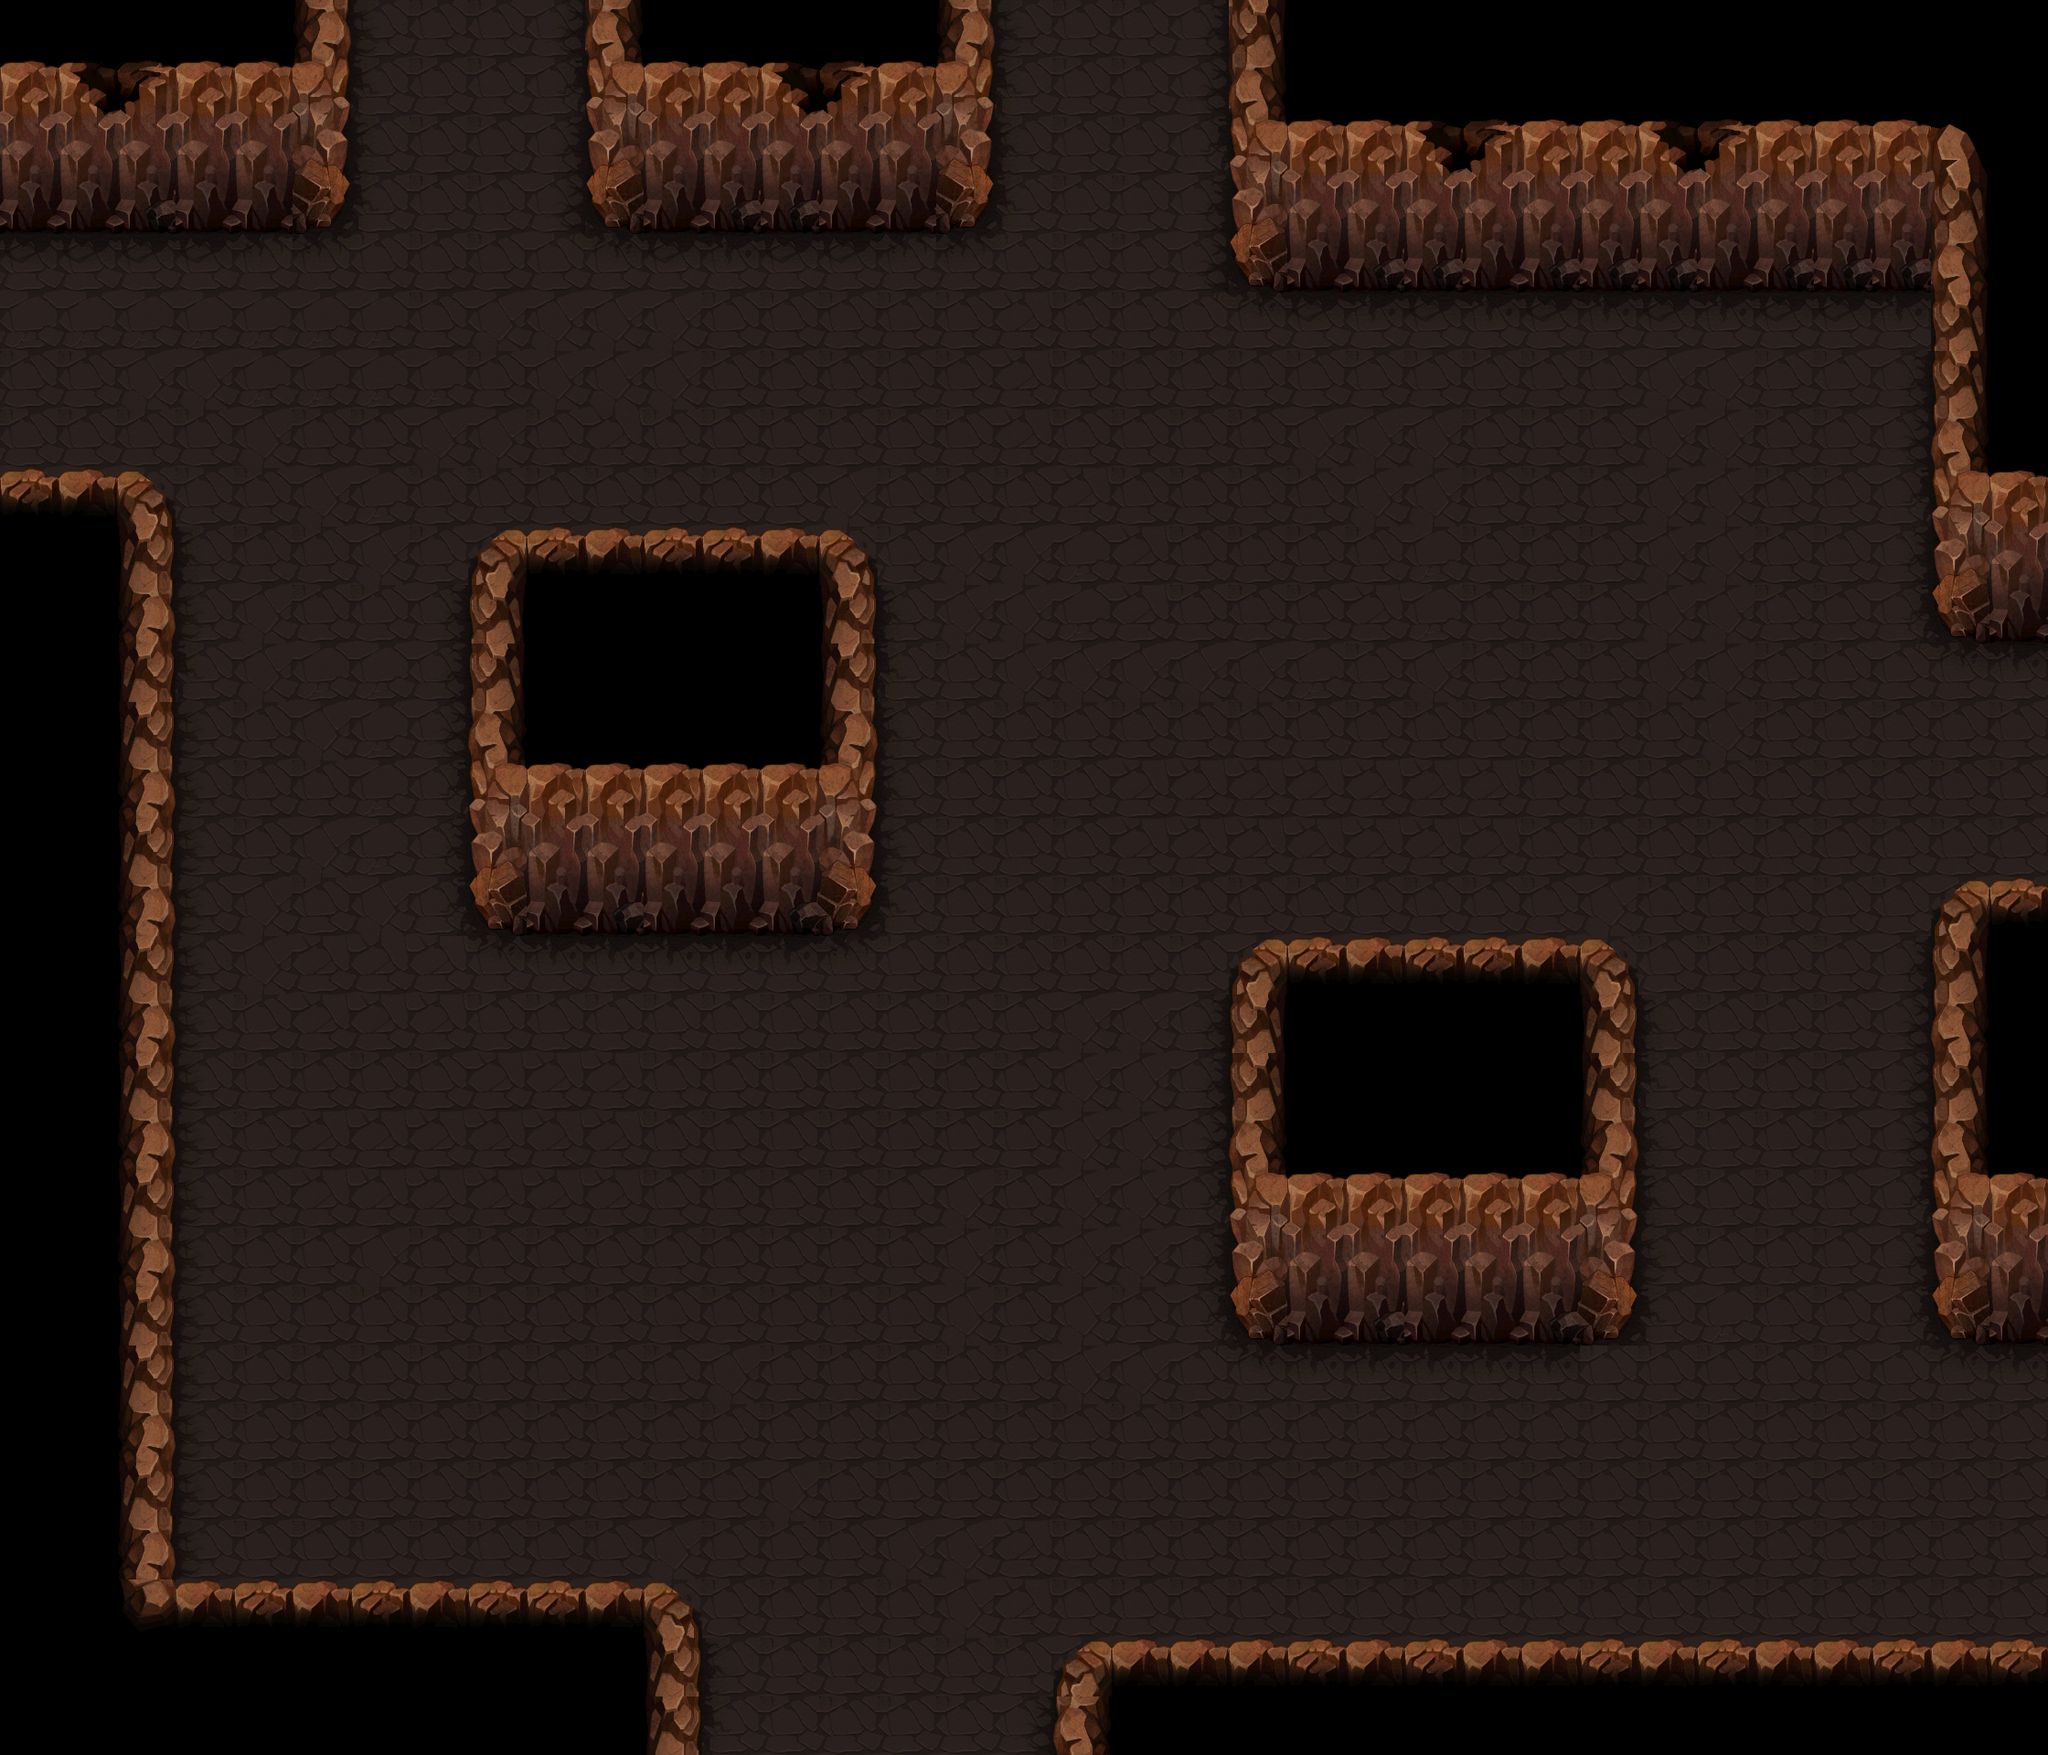

This is a level from a 2D game, rendered from its Tiled map with the project's own tilesets. A one-line summary and the map file follow, with tile-layer data summarised:
An orthogonal 35x30 tile map with 64x64 px tiles, 1 tile layer (background), 20 tilesets and 63 objects (16x collide, 13x collide_bullet).

<map version="1.0" orientation="orthogonal" width="35" height="30" tilewidth="64" tileheight="64">
 <tileset firstgid="1" name="bg07" tilewidth="64" tileheight="64">
  <image source="bg07.png" width="512" height="512" />
 </tileset>
 <tileset firstgid="65" name="jianzhu07_liewen05" tilewidth="81" tileheight="153">
  <image source="jianzhu07_liewen05.png" width="81" height="153" />
 </tileset>
 <tileset firstgid="66" name="jianzhu07_shitou" tilewidth="186" tileheight="118">
  <image source="jianzhu07_shitou.png" width="186" height="118" />
 </tileset>
 <tileset firstgid="67" name="jianzhu07_liewen" tilewidth="267" tileheight="172">
  <image source="jianzhu07_liewen.png" width="267" height="172" />
 </tileset>
 <tileset firstgid="68" name="jianzhu07_liewen04" tilewidth="290" tileheight="82">
  <image source="jianzhu07_liewen04.png" width="290" height="82" />
 </tileset>
 <tileset firstgid="69" name="jianzhu07_liewen02" tilewidth="107" tileheight="82">
  <image source="jianzhu07_liewen02.png" width="107" height="82" />
 </tileset>
 <tileset firstgid="70" name="jianzhu07_liewen03" tilewidth="107" tileheight="82">
  <image source="jianzhu07_liewen03.png" width="107" height="82" />
 </tileset>
 <tileset firstgid="71" name="jianzhu4_xie02" tilewidth="234" tileheight="196">
  <image source="jianzhu4_xie02.png" width="234" height="196" />
 </tileset>
 <tileset firstgid="72" name="jianzhu4_xie04" tilewidth="192" tileheight="132">
  <image source="jianzhu4_xie04.png" width="192" height="132" />
 </tileset>
 <tileset firstgid="73" name="jianzhu4_xie01" tilewidth="323" tileheight="116">
  <image source="jianzhu4_xie01.png" width="323" height="116" />
 </tileset>
 <tileset firstgid="74" name="jianzhu4_xie03" tilewidth="167" tileheight="297">
  <image source="jianzhu4_xie03.png" width="167" height="297" />
 </tileset>
 <tileset firstgid="75" name="jianzhu_xiangzi05" tilewidth="150" tileheight="170">
  <image source="jianzhu_xiangzi05.png" width="150" height="170" />
 </tileset>
 <tileset firstgid="76" name="jianzhu_xiangzi06" tilewidth="90" tileheight="113">
  <image source="jianzhu_xiangzi06.png" width="90" height="113" />
 </tileset>
 <tileset firstgid="77" name="jianzhu_xiangzi02" tilewidth="122" tileheight="126">
  <image source="jianzhu_xiangzi02.png" width="122" height="126" />
 </tileset>
 <tileset firstgid="78" name="jianzhu_xiangzi03" tilewidth="122" tileheight="76">
  <image source="jianzhu_xiangzi03.png" width="122" height="76" />
 </tileset>
 <tileset firstgid="79" name="jianzhu_xiangzi04" tilewidth="183" tileheight="126">
  <image source="jianzhu_xiangzi04.png" width="183" height="126" />
 </tileset>
 <tileset firstgid="80" name="jianzhu_xiangzi01" tilewidth="71" tileheight="80">
  <image source="jianzhu_xiangzi01.png" width="71" height="80" />
 </tileset>
 <tileset firstgid="81" name="jianzhu_xiangzi07" tilewidth="92" tileheight="112">
  <image source="jianzhu_xiangzi07.png" width="92" height="112" />
 </tileset>
 <tileset firstgid="82" name="jianzhu_qiang01" tilewidth="92" tileheight="54">
  <image source="jianzhu_qiang01.png" width="92" height="54" />
 </tileset>
 <tileset firstgid="83" name="jianzhu07_ken01" tilewidth="212" tileheight="193">
  <image source="jianzhu07_ken01.png" width="212" height="193" />
 </tileset>
 <layer name="background" width="35" height="30">
  <data>[1050 cells, 1050 non-empty, 40 distinct tile ids]</data>
 </layer>
 <objectgroup name="fengxi" width="35" height="30">
  <properties>
   <property name="filename" value="jianzhu07_liewen05.png" />
   <property name="groundlayer" value="1" />
  </properties>
  <object gid="65" x="728" y="232" />
  <object gid="65" x="180" y="238" />
  <object gid="65" x="1425" y="297" />
  <object gid="65" x="1673" y="861" />
 </objectgroup>
 <objectgroup name="dilie1" width="35" height="30">
  <properties>
   <property name="filename" value="jianzhu07_liewen.png" />
   <property name="groundlayer" value="1" />
  </properties>
  <object gid="67" x="1064" y="1022">
   <properties>
    <property name="groundZ" value="1" />
   </properties>
  </object>
  <object gid="67" x="345" y="1282">
   <properties>
    <property name="groundZ" value="1" />
   </properties>
  </object>
  <object gid="67" x="1118" y="1748">
   <properties>
    <property name="groundZ" value="1" />
   </properties>
  </object>
  <object gid="67" x="1770" y="1667">
   <properties>
    <property name="groundZ" value="1" />
   </properties>
  </object>
  <object gid="67" x="539" y="497">
   <properties>
    <property name="groundZ" value="1" />
   </properties>
  </object>
 </objectgroup>
 <objectgroup name="dilie2" width="35" height="30">
  <properties>
   <property name="filename" value="jianzhu07_liewen04.png" />
   <property name="groundlayer" value="1" />
  </properties>
  <object gid="68" x="723" y="1646">
   <properties>
    <property name="groundZ" value="1" />
   </properties>
  </object>
  <object gid="68" x="1557" y="535">
   <properties>
    <property name="groundZ" value="1" />
   </properties>
  </object>
 </objectgroup>
 <objectgroup name="dilie3" width="35" height="30">
  <properties>
   <property name="filename" value="jianzhu07_liewen02.png" />
   <property name="groundlayer" value="1" />
  </properties>
  <object gid="69" x="692" y="1188">
   <properties>
    <property name="groundZ" value="1" />
   </properties>
  </object>
  <object gid="69" x="1936" y="1162">
   <properties>
    <property name="groundZ" value="1" />
   </properties>
  </object>
  <object gid="69" x="303" y="608">
   <properties>
    <property name="groundZ" value="1" />
   </properties>
  </object>
 </objectgroup>
 <objectgroup name="dilie4" width="35" height="30">
  <properties>
   <property name="filename" value="jianzhu07_liewen03.png" />
   <property name="groundlayer" value="1" />
  </properties>
  <object gid="70" x="988" y="402">
   <properties>
    <property name="groundZ" value="1" />
   </properties>
  </object>
  <object gid="70" x="1506" y="1652">
   <properties>
    <property name="groundZ" value="1" />
   </properties>
  </object>
  <object gid="70" x="1921" y="755">
   <properties>
    <property name="groundZ" value="1" />
   </properties>
  </object>
 </objectgroup>
 <objectgroup name="blood1" width="35" height="30">
  <properties>
   <property name="filename" value="jianzhu4_xie02.png" />
   <property name="groundlayer" value="1" />
  </properties>
 </objectgroup>
 <objectgroup name="blood2" width="35" height="30">
  <properties>
   <property name="filename" value="jianzhu4_xie04.png" />
   <property name="groundlayer" value="1" />
  </properties>
 </objectgroup>
 <objectgroup name="blood3" width="35" height="30">
  <properties>
   <property name="filename" value="jianzhu4_xie01.png" />
   <property name="groundlayer" value="1" />
  </properties>
 </objectgroup>
 <objectgroup name="blood4" width="35" height="30">
  <properties>
   <property name="filename" value="jianzhu4_xie03.png" />
   <property name="groundlayer" value="1" />
  </properties>
 </objectgroup>
 <objectgroup name="blackboxb" width="35" height="30">
  <properties>
   <property name="filename" value="jianzhu_xiangzi05.png" />
   <property name="groundlayer" value="1" />
  </properties>
  <object gid="75" x="1771" y="389">
   <properties>
    <property name="groundZ" value="1" />
   </properties>
  </object>
 </objectgroup>
 <objectgroup name="blackboxs" width="35" height="30">
  <properties>
   <property name="filename" value="jianzhu_xiangzi06.png" />
   <property name="groundlayer" value="1" />
  </properties>
  <object gid="76" x="705" y="1096">
   <properties>
    <property name="groundZ" value="1" />
   </properties>
  </object>
 </objectgroup>
 <objectgroup name="greenkboxb" width="35" height="30">
  <properties>
   <property name="filename" value="jianzhu_xiangzi02.png" />
   <property name="groundlayer" value="1" />
  </properties>
  <object gid="77" x="1642" y="380">
   <properties>
    <property name="groundZ" value="1" />
   </properties>
  </object>
 </objectgroup>
 <objectgroup name="greenkboxs" width="35" height="30">
  <properties>
   <property name="filename" value="jianzhu_xiangzi03.png" />
   <property name="groundlayer" value="1" />
  </properties>
  <object gid="78" x="829" y="1092">
   <properties>
    <property name="groundZ" value="1" />
   </properties>
  </object>
 </objectgroup>
 <objectgroup name="muboxb" width="35" height="30">
  <properties>
   <property name="filename" value="jianzhu_xiangzi04.png" />
   <property name="groundlayer" value="1" />
  </properties>
  <object gid="79" x="527" y="1098">
   <properties>
    <property name="groundZ" value="1" />
   </properties>
  </object>
 </objectgroup>
 <objectgroup name="muboxs" width="35" height="30">
  <properties>
   <property name="filename" value="jianzhu_xiangzi01.png" />
   <property name="groundlayer" value="1" />
  </properties>
  <object gid="80" x="1571" y="381">
   <properties>
    <property name="groundZ" value="1" />
   </properties>
  </object>
 </objectgroup>
 <objectgroup name="M16" width="35" height="30">
  <properties>
   <property name="filename" value="jianzhu_xiangzi07.png" />
   <property name="groundlayer" value="1" />
  </properties>
  <object gid="81" x="1657" y="356">
   <properties>
    <property name="groundZ" value="10" />
   </properties>
  </object>
  <object gid="81" x="556" y="1085">
   <properties>
    <property name="groundZ" value="10" />
   </properties>
  </object>
 </objectgroup>
 <objectgroup name="SVD" width="35" height="30">
  <properties>
   <property name="filename" value="jianzhu_qiang01.png" />
   <property name="groundlayer" value="1" />
  </properties>
  <object gid="82" x="1793" y="280">
   <properties>
    <property name="groundZ" value="10" />
   </properties>
  </object>
  <object gid="82" x="837" y="1065">
   <properties>
    <property name="groundZ" value="10" />
   </properties>
  </object>
 </objectgroup>
 <objectgroup name="stone" width="35" height="30">
  <properties>
   <property name="filename" value="jianzhu07_shitou.png" />
   <property name="groundlayer" value="1" />
  </properties>
  <object gid="66" x="2122" y="1547" />
  <object gid="66" x="-6" y="311">
   <properties>
    <property name="groundZ" value="2" />
   </properties>
  </object>
  <object gid="66" x="1926" y="387">
   <properties>
    <property name="groundZ" value="2" />
   </properties>
  </object>
 </objectgroup>
 <objectgroup name="dakeng" width="35" height="30">
  <properties>
   <property name="filename" value="jianzhu07_ken01.png" />
   <property name="groundlayer" value="1" />
  </properties>
  <object gid="83" x="1200" y="684" />
  <object gid="83" x="1635" y="849" />
  <object gid="83" x="877" y="1399" />
  <object gid="83" x="418" y="1570" />
 </objectgroup>
 <objectgroup name="collide_people" width="35" height="30" visible="0">
  <object type="collide" x="-238" y="-34" width="639" height="289" />
  <object type="collide" x="-309" y="137" width="492" height="177" />
  <object type="collide" x="617" y="-46" width="493" height="302" />
  <object type="collide" x="1323" y="-35" width="579" height="360" />
  <object type="collide" x="1550" y="213" width="628" height="177" />
  <object type="collide" x="2093" y="306" width="428" height="400" />
  <object type="collide" x="2090" y="974" width="489" height="573" />
  <object type="collide" x="1326" y="1042" width="484" height="436" />
  <object type="collide" x="493" y="594" width="485" height="500" />
  <object type="collide" x="-45" y="531" width="255" height="1273" />
  <object type="collide" x="43" y="1746" width="744" height="399" />
  <object type="collide" x="1131" y="1811" width="1207" height="407" />
  <object type="collide" x="1200" y="509" width="213" height="176" />
  <object type="collide" x="1636" y="672" width="213" height="176" />
  <object type="collide" x="878" y="1223" width="213" height="176" />
  <object type="collide" x="418" y="1395" width="213" height="176" />
 </objectgroup>
 <objectgroup name="collide_bullet" width="35" height="30" visible="0">
  <object type="collide_bullet" x="-46" y="-10" width="424" height="190" />
  <object type="collide_bullet" x="-294" y="71" width="424" height="190" />
  <object type="collide_bullet" x="647" y="-42" width="432" height="220" />
  <object type="collide_bullet" x="1356" y="-12" width="826" height="262" />
  <object type="collide_bullet" x="1644" y="108" width="565" height="230" />
  <object type="collide_bullet" x="2123" y="289" width="353" height="323" />
  <object type="collide_bullet" x="2124" y="968" width="354" height="520" />
  <object type="collide_bullet" x="1351" y="1032" width="434" height="355" />
  <object type="collide_bullet" x="1165" y="1797" width="1096" height="248" />
  <object type="collide_bullet" x="-336" y="1735" width="1096" height="248" />
  <object type="collide_bullet" x="-208" y="520" width="391" height="1276" />
  <object type="collide_bullet" x="521" y="585" width="433" height="364" />
  <object type="collide_bullet" x="544" y="665" width="117" height="376" />
 </objectgroup>
</map>
